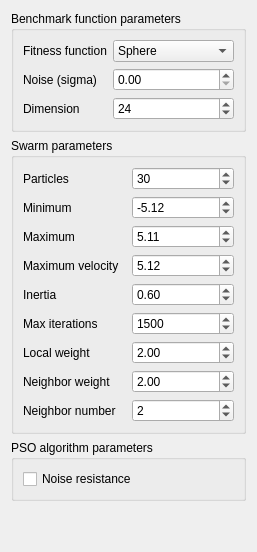
       <widget class="QWidget" name="swarmTab">
        <attribute name="title">
         <string>Swarm</string>
        </attribute>
        <layout class="QVBoxLayout" name="verticalLayout_4">
         <item>
          <widget class="QGroupBox" name="benchmarkBox">
           <property name="title">
            <string>Benchmark function parameters</string>
           </property>
           <layout class="QGridLayout" name="gridLayout_4">
            <item row="1" column="0">
             <widget class="QLabel" name="noiseLabel">
              <property name="text">
               <string>Noise (sigma)</string>
              </property>
             </widget>
            </item>
            <item row="0" column="0">
             <widget class="QLabel" name="fitnessFunctionLabel">
              <property name="text">
               <string>Fitness function</string>
              </property>
             </widget>
            </item>
            <item row="0" column="1">
             <widget class="QComboBox" name="fitnessFunctionComboBox">
              <property name="currentText">
               <string>Sphere</string>
              </property>
              <item>
               <property name="text">
                <string>Sphere</string>
               </property>
              </item>
              <item>
               <property name="text">
                <string>Rosenbrock</string>
               </property>
              </item>
              <item>
               <property name="text">
                <string>Rastrigin</string>
               </property>
              </item>
              <item>
               <property name="text">
                <string>Griewank</string>
               </property>
              </item>
              <item>
               <property name="text">
                <string>Twin Peaks (2D)</string>
               </property>
              </item>
              <item>
               <property name="text">
                <string>Crater Lake (2D)</string>
               </property>
              </item>
              <item>
               <property name="text">
                <string>Schwefel</string>
               </property>
              </item>
              <item>
               <property name="text">
                <string>Ackley</string>
               </property>
              </item>
              <item>
               <property name="text">
                <string>Michaelewicz</string>
               </property>
              </item>
              <item>
               <property name="text">
                <string>Easom (2D)</string>
               </property>
              </item>
              <item>
               <property name="text">
                <string>Drop Wave (2D)</string>
               </property>
              </item>
             </widget>
            </item>
            <item row="1" column="1">
             <widget class="QDoubleSpinBox" name="noiseDoubleSpinBox">
              <property name="singleStep">
               <double>0.010000000000000</double>
              </property>
             </widget>
            </item>
            <item row="2" column="0">
             <widget class="QLabel" name="dimensionLabel">
              <property name="text">
               <string>Dimension</string>
              </property>
             </widget>
            </item>
            <item row="2" column="1">
             <widget class="QSpinBox" name="dimensionSpinBox">
              <property name="minimum">
               <number>2</number>
              </property>
              <property name="maximum">
               <number>10000</number>
              </property>
              <property name="value">
               <number>24</number>
              </property>
             </widget>
            </item>
           </layout>
          </widget>
         </item>
         <item>
          <widget class="QGroupBox" name="swarmBox">
           <property name="sizePolicy">
            <sizepolicy hsizetype="Expanding" vsizetype="Fixed">
             <horstretch>1</horstretch>
             <verstretch>0</verstretch>
            </sizepolicy>
           </property>
           <property name="title">
            <string>Swarm parameters</string>
           </property>
           <layout class="QGridLayout" name="gridLayout_2">
            <item row="5" column="1">
             <widget class="QDoubleSpinBox" name="maximumVelocityDoubleSpinBox">
              <property name="minimum">
               <double>0.010000000000000</double>
              </property>
              <property name="maximum">
               <double>10000.000000000000000</double>
              </property>
              <property name="singleStep">
               <double>0.010000000000000</double>
              </property>
              <property name="value">
               <double>5.120000000000000</double>
              </property>
             </widget>
            </item>
            <item row="9" column="0">
             <widget class="QLabel" name="neighbourWeightLabel">
              <property name="text">
               <string>Neighbor weight</string>
              </property>
             </widget>
            </item>
            <item row="8" column="1">
             <widget class="QDoubleSpinBox" name="localWeightDoubleSpinBox">
              <property name="maximum">
               <double>10000.000000000000000</double>
              </property>
              <property name="singleStep">
               <double>0.010000000000000</double>
              </property>
              <property name="value">
               <double>2.000000000000000</double>
              </property>
             </widget>
            </item>
            <item row="6" column="1">
             <widget class="QDoubleSpinBox" name="inertiaDoubleSpinBox">
              <property name="maximum">
               <double>1.000000000000000</double>
              </property>
              <property name="singleStep">
               <double>0.100000000000000</double>
              </property>
              <property name="value">
               <double>0.600000000000000</double>
              </property>
             </widget>
            </item>
            <item row="8" column="0">
             <widget class="QLabel" name="localWeightLabel">
              <property name="text">
               <string>Local weight</string>
              </property>
             </widget>
            </item>
            <item row="5" column="0">
             <widget class="QLabel" name="maximumVelocityLabel">
              <property name="text">
               <string>Maximum velocity</string>
              </property>
             </widget>
            </item>
            <item row="10" column="0">
             <widget class="QLabel" name="numberNeighborLabel">
              <property name="text">
               <string>Neighbor number</string>
              </property>
             </widget>
            </item>
            <item row="10" column="1">
             <widget class="QSpinBox" name="numberNeighborSpinBox">
              <property name="maximum">
               <number>10000</number>
              </property>
              <property name="singleStep">
               <number>2</number>
              </property>
              <property name="value">
               <number>2</number>
              </property>
             </widget>
            </item>
            <item row="9" column="1">
             <widget class="QDoubleSpinBox" name="neighbourWeightDoubleSpinBox">
              <property name="maximum">
               <double>10000.000000000000000</double>
              </property>
              <property name="singleStep">
               <double>0.010000000000000</double>
              </property>
              <property name="value">
               <double>2.000000000000000</double>
              </property>
             </widget>
            </item>
            <item row="3" column="1">
             <widget class="QDoubleSpinBox" name="minimumDoubleSpinBox">
              <property name="minimum">
               <double>-10000.000000000000000</double>
              </property>
              <property name="maximum">
               <double>10000.000000000000000</double>
              </property>
              <property name="value">
               <double>-5.120000000000000</double>
              </property>
             </widget>
            </item>
            <item row="4" column="1">
             <widget class="QDoubleSpinBox" name="maximumDoubleSpinBox">
              <property name="minimum">
               <double>-10000.000000000000000</double>
              </property>
              <property name="maximum">
               <double>10000.000000000000000</double>
              </property>
              <property name="value">
               <double>5.110000000000000</double>
              </property>
             </widget>
            </item>
            <item row="2" column="1">
             <widget class="QSpinBox" name="particlesSpinBox">
              <property name="minimum">
               <number>1</number>
              </property>
              <property name="maximum">
               <number>10000000</number>
              </property>
              <property name="singleStep">
               <number>1</number>
              </property>
              <property name="value">
               <number>30</number>
              </property>
             </widget>
            </item>
            <item row="7" column="0">
             <widget class="QLabel" name="maxIterationsLabel">
              <property name="text">
               <string>Max iterations</string>
              </property>
             </widget>
            </item>
            <item row="7" column="1">
             <widget class="QSpinBox" name="maxIterationsSpinBox">
              <property name="minimum">
               <number>1</number>
              </property>
              <property name="maximum">
               <number>10000</number>
              </property>
              <property name="singleStep">
               <number>100</number>
              </property>
              <property name="value">
               <number>1500</number>
              </property>
             </widget>
            </item>
            <item row="6" column="0">
             <widget class="QLabel" name="inertiaLabel">
              <property name="text">
               <string>Inertia</string>
              </property>
             </widget>
            </item>
            <item row="3" column="0">
             <widget class="QLabel" name="minimumLabel">
              <property name="text">
               <string>Minimum</string>
              </property>
             </widget>
            </item>
            <item row="2" column="0">
             <widget class="QLabel" name="particlesLabel">
              <property name="text">
               <string>Particles</string>
              </property>
             </widget>
            </item>
            <item row="4" column="0">
             <widget class="QLabel" name="maximumLabel">
              <property name="text">
               <string>Maximum</string>
              </property>
             </widget>
            </item>
           </layout>
          </widget>
         </item>
         <item>
          <widget class="QGroupBox" name="algorithmBox">
           <property name="title">
            <string>PSO algorithm parameters</string>
           </property>
           <layout class="QGridLayout" name="gridLayout_12">
            <item row="0" column="0">
             <widget class="QCheckBox" name="noiseResistanceCheckBox">
              <property name="text">
               <string>Noise resistance</string>
              </property>
             </widget>
            </item>
           </layout>
          </widget>
         </item>
         <item>
          <spacer name="verticalSpacer_3">
           <property name="orientation">
            <enum>Qt::Vertical</enum>
           </property>
           <property name="sizeHint" stdset="0">
            <size>
             <width>20</width>
             <height>40</height>
            </size>
           </property>
          </spacer>
         </item>
        </layout>
       </widget>
